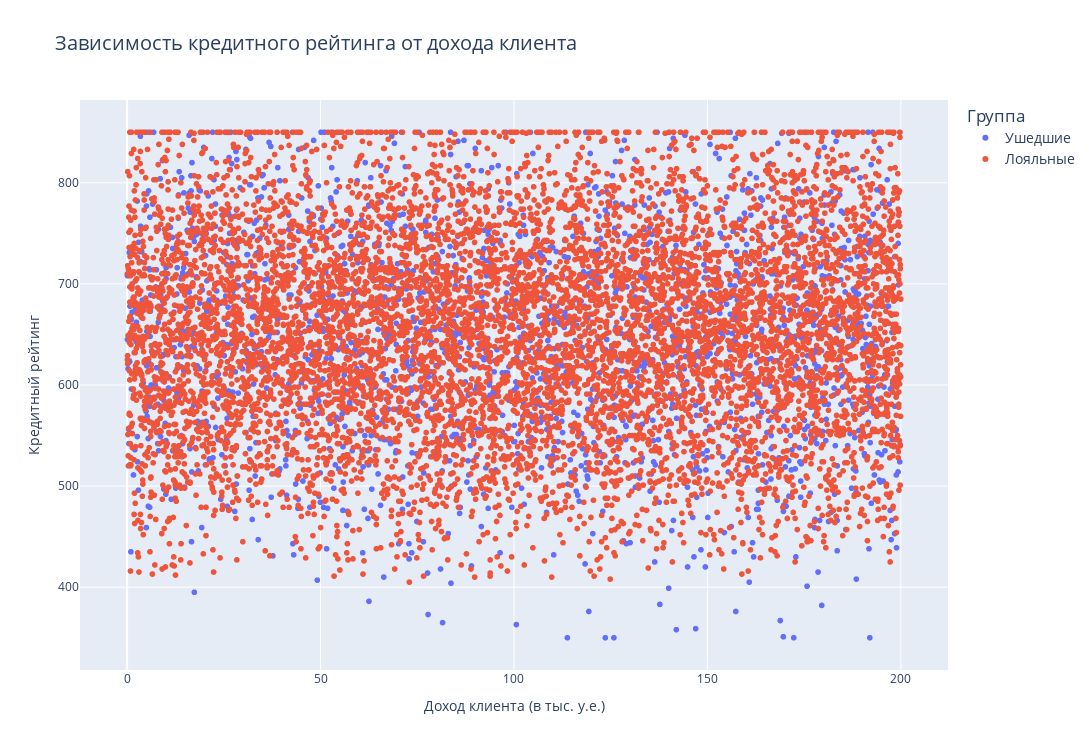

Notebook cell for this chart:
### Code cell
fig = px.scatter(
    data_frame=churn_data,
    x=churn_data['EstimatedSalary'] / 1000,
    y='CreditScore',
    color=churn_data['Exited'].map({1:'Ушедшие', 0:'Лояльные'}),
    title= 'Зависимость кредитного рейтинга от дохода клиента',
    height=750,
    width=1100
)

fig.update_layout(
    xaxis_title='Доход клиента (в тыс. у.е.)',
    yaxis_title='Кредитный рейтинг',
    title_font_size=20,
    legend_font_size=14,
    legend_title='Группа'
)

fig.show()

### Figure 1 — Plotly figure (JSON) as saved in the notebook; plotly's stock layout.template omitted (floating-point values rounded to 4 significant figures; data arrays with more than 128 entries replaced by an {"elided": "..."} marker saying what was removed)
{"data": [{"hovertemplate": "color=Ушедшие<br>x=%{x}<br>CreditScore=%{y}<extra></extra>", "legendgroup": "Ушедшие", "marker": {"color": "#636efa", "symbol": "circle"}, "mode": "markers", "name": "Ушедшие", "showlegend": true, "type": "scattergl", "x": {"elided": "2037 float values"}, "xaxis": "x", "y": {"elided": "2037 int values"}, "yaxis": "y"}, {"hovertemplate": "color=Лояльные<br>x=%{x}<br>CreditScore=%{y}<extra></extra>", "legendgroup": "Лояльные", "marker": {"color": "#EF553B", "symbol": "circle"}, "mode": "markers", "name": "Лояльные", "showlegend": true, "type": "scattergl", "x": {"elided": "7963 float values"}, "xaxis": "x", "y": {"elided": "7963 int values"}, "yaxis": "y"}], "layout": {"height": 750, "legend": {"font": {"size": 14}, "title": {"text": "Группа"}, "tracegroupgap": 0}, "title": {"font": {"size": 20}, "text": "Зависимость кредитного рейтинга от дохода клиента"}, "width": 1100, "xaxis": {"anchor": "y", "domain": [0, 1], "title": {"text": "Доход клиента (в тыс. у.е.)"}}, "yaxis": {"anchor": "x", "domain": [0, 1], "title": {"text": "Кредитный рейтинг"}}}}
